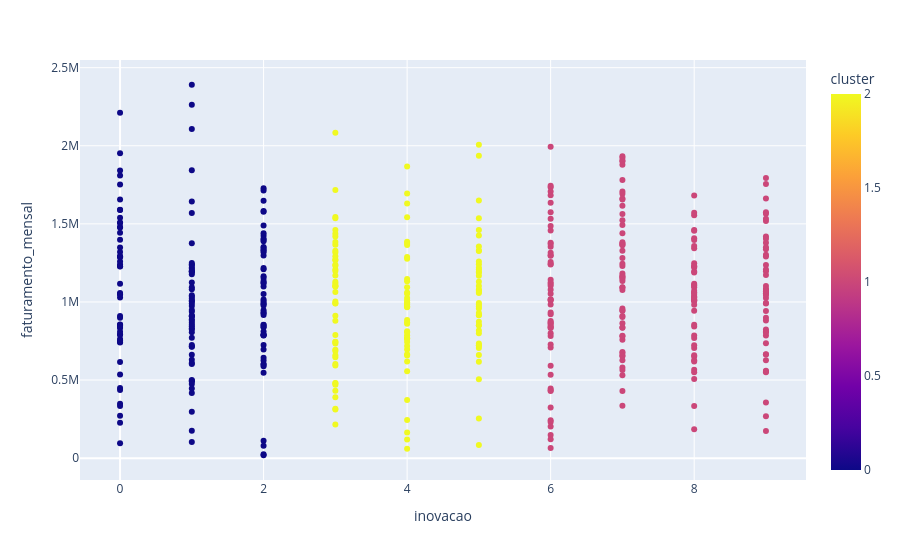

The notebook cell this image was saved under:
### Code cell
# Cruzar inovacao e faturamento mensal por cluster
px.scatter(df_clientes, x='inovacao', y='faturamento_mensal', color='cluster' )

### Figure 1 — Plotly figure (JSON) as saved in the notebook; plotly's stock layout.template omitted (floating-point values rounded to 4 significant figures; data arrays with more than 128 entries replaced by an {"elided": "..."} marker saying what was removed)
{"data": [{"hovertemplate": "inovacao=%{x}<br>faturamento_mensal=%{y}<br>cluster=%{marker.color}<extra></extra>", "legendgroup": "", "marker": {"color": {"elided": "500 int values"}, "coloraxis": "coloraxis", "symbol": "circle"}, "mode": "markers", "name": "", "orientation": "v", "showlegend": false, "type": "scatter", "x": {"elided": "500 int values"}, "xaxis": "x", "y": {"elided": "500 float values"}, "yaxis": "y"}], "layout": {"coloraxis": {"colorbar": {"title": {"text": "cluster"}}, "colorscale": [[0, "#0d0887"], [0.1111, "#46039f"], [0.2222, "#7201a8"], [0.3333, "#9c179e"], [0.4444, "#bd3786"], [0.5556, "#d8576b"], [0.6667, "#ed7953"], [0.7778, "#fb9f3a"], [0.8889, "#fdca26"], [1, "#f0f921"]]}, "legend": {"tracegroupgap": 0}, "margin": {"t": 60}, "xaxis": {"anchor": "y", "domain": [0, 1], "title": {"text": "inovacao"}}, "yaxis": {"anchor": "x", "domain": [0, 1], "title": {"text": "faturamento_mensal"}}}}
